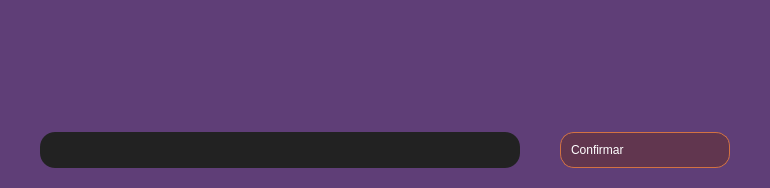
<?xml version="1.0" encoding="UTF-8"?>
<ui version="4.0">
 <class>MainWindow</class>
 <widget class="QMainWindow" name="MainWindow">
  <property name="geometry">
   <rect>
    <x>0</x>
    <y>0</y>
    <width>770</width>
    <height>188</height>
   </rect>
  </property>
  <property name="windowTitle">
   <string>MainWindow</string>
  </property>
  <widget class="QWidget" name="centralwidget">
   <layout class="QGridLayout" name="gridLayout">
    <property name="leftMargin">
     <number>0</number>
    </property>
    <property name="topMargin">
     <number>0</number>
    </property>
    <property name="rightMargin">
     <number>0</number>
    </property>
    <property name="bottomMargin">
     <number>0</number>
    </property>
    <property name="spacing">
     <number>0</number>
    </property>
    <item row="0" column="0">
     <widget class="QFrame" name="frameContainer">
      <property name="styleSheet">
       <string notr="true">QFrame {

	background-color : #5F3E77;
}</string>
      </property>
      <property name="frameShape">
       <enum>QFrame::NoFrame</enum>
      </property>
      <property name="frameShadow">
       <enum>QFrame::Plain</enum>
      </property>
      <property name="lineWidth">
       <number>0</number>
      </property>
      <layout class="QGridLayout" name="gridLayout_2">
       <property name="leftMargin">
        <number>0</number>
       </property>
       <property name="topMargin">
        <number>0</number>
       </property>
       <property name="rightMargin">
        <number>0</number>
       </property>
       <property name="bottomMargin">
        <number>0</number>
       </property>
       <property name="spacing">
        <number>0</number>
       </property>
       <item row="3" column="0" colspan="5">
        <spacer name="horizontalSpacer">
         <property name="orientation">
          <enum>Qt::Horizontal</enum>
         </property>
         <property name="sizeHint" stdset="0">
          <size>
           <width>40</width>
           <height>20</height>
          </size>
         </property>
        </spacer>
       </item>
       <item row="2" column="3" alignment="Qt::AlignRight">
        <widget class="QPushButton" name="pushButtonConfirm">
         <property name="minimumSize">
          <size>
           <width>170</width>
           <height>36</height>
          </size>
         </property>
         <property name="maximumSize">
          <size>
           <width>170</width>
           <height>36</height>
          </size>
         </property>
         <property name="styleSheet">
          <string notr="true">QPushButton{
	background-color: #61364F;

	border-top-left-radius: 14px;
	border-bottom-left-radius: 14px;
	border-top-right-radius: 14px;
	border-bottom-right-radius: 14px;
	border : 1px solid #D37242;

	font : 75 12pt &quot;Microsoft JhengHei UI&quot; bold;
	color: #FFFFFF;
	padding : 10px;

	text-align : left;
}

QPushButton:hover{
	background-color: #121212;
	border-top-left-radius: 14px;	
	border-bottom-left-radius: 14px;
	border-top-right-radius: 14px;
	border-bottom-right-radius: 14px;

	font : 75 12pt &quot;Microsoft JhengHei UI&quot; bold;
	color: #FFFFFF;
	text-align : left;

}</string>
         </property>
         <property name="text">
          <string>Confirmar</string>
         </property>
         <property name="icon">
          <iconset>
           <normaloff>../img/icons/24x24/cil-arrow-circle-right.png</normaloff>../img/icons/24x24/cil-arrow-circle-right.png</iconset>
         </property>
         <property name="iconSize">
          <size>
           <width>24</width>
           <height>24</height>
          </size>
         </property>
        </widget>
       </item>
       <item row="2" column="0">
        <spacer name="horizontalSpacer_2">
         <property name="orientation">
          <enum>Qt::Horizontal</enum>
         </property>
         <property name="sizeType">
          <enum>QSizePolicy::Fixed</enum>
         </property>
         <property name="sizeHint" stdset="0">
          <size>
           <width>40</width>
           <height>20</height>
          </size>
         </property>
        </spacer>
       </item>
       <item row="2" column="1" alignment="Qt::AlignLeft">
        <widget class="QLineEdit" name="lineEditData">
         <property name="minimumSize">
          <size>
           <width>480</width>
           <height>36</height>
          </size>
         </property>
         <property name="maximumSize">
          <size>
           <width>480</width>
           <height>36</height>
          </size>
         </property>
         <property name="sizeIncrement">
          <size>
           <width>0</width>
           <height>0</height>
          </size>
         </property>
         <property name="styleSheet">
          <string notr="true">QLineEdit {
	font: 25 18pt &quot;Microsoft YaHei UI&quot;;
	background-color : #222222;
	color : #FFFFFF;
	border : 2px;
	border-radius : 15px;
}

QLineEdit::hover{
	background-color: #121212;
	border : 1px solid #5F3E77;
}</string>
         </property>
        </widget>
       </item>
       <item row="2" column="4">
        <spacer name="horizontalSpacer_3">
         <property name="orientation">
          <enum>Qt::Horizontal</enum>
         </property>
         <property name="sizeType">
          <enum>QSizePolicy::Fixed</enum>
         </property>
         <property name="sizeHint" stdset="0">
          <size>
           <width>40</width>
           <height>20</height>
          </size>
         </property>
        </spacer>
       </item>
       <item row="0" column="1" rowspan="2" colspan="4">
        <widget class="QLabel" name="labelTitle">
         <property name="styleSheet">
          <string notr="true">QLabel {

	font : 25 15pt &quot;Microsoft YaHei UI Light&quot;;
	color : #FFFFFF;
	
	text-align: left;

}</string>
         </property>
         <property name="text">
          <string/>
         </property>
        </widget>
       </item>
       <item row="2" column="2">
        <spacer name="horizontalSpacer_4">
         <property name="orientation">
          <enum>Qt::Horizontal</enum>
         </property>
         <property name="sizeType">
          <enum>QSizePolicy::Fixed</enum>
         </property>
         <property name="sizeHint" stdset="0">
          <size>
           <width>40</width>
           <height>20</height>
          </size>
         </property>
        </spacer>
       </item>
      </layout>
     </widget>
    </item>
   </layout>
  </widget>
 </widget>
 <resources/>
 <connections/>
</ui>
